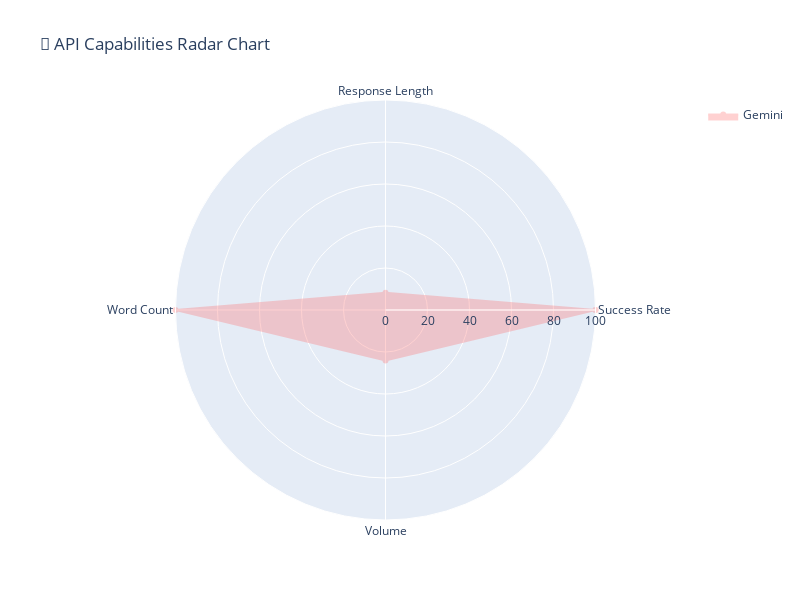

Notebook code for this chart:
### Code cell
# Creative Visualization 3: Radar Chart for API Capabilities
print("🎨 Creating Radar Chart for API Capabilities...")

if api_metrics:
    # Prepare data for radar chart
    radar_data = {}
    for api, metrics in api_metrics.items():
        radar_data[api.title()] = [
            metrics['success_rate'],
            min(metrics['avg_response_length'] / 100, 100),  # Normalize length
            min(metrics['avg_response_words'] * 2, 100),     # Normalize words
            min(metrics['total_responses'] * 2, 100)         # Normalize total
        ]
    
    # Define categories
    categories = ['Success Rate', 'Response Length', 'Word Count', 'Volume']
    
    # Create radar chart
    fig = go.Figure()
    
    colors = ['#FF6B6B', '#4ECDC4', '#45B7D1', '#96CEB4', '#FECA57']
    
    for i, (api, values) in enumerate(radar_data.items()):
        fig.add_trace(go.Scatterpolar(
            r=values + [values[0]],  # Close the radar chart
            theta=categories + [categories[0]],
            fill='toself',
            name=api,
            line_color=colors[i % len(colors)],
            fillcolor=colors[i % len(colors)],
            opacity=0.3
        ))
    
    fig.update_layout(
        polar=dict(
            radialaxis=dict(
                visible=True,
                range=[0, 100]
            )),
        showlegend=True,
        title="🎯 API Capabilities Radar Chart",
        font_size=12,
        width=800,
        height=600
    )
    
    fig.show()
    print("✅ Radar chart created!")
else:
    print("⚠️  No API data available for radar chart")

### Figure 1 — Plotly figure (JSON) as saved in the notebook; plotly's stock layout.template omitted (floating-point values rounded to 4 significant figures)
{"data": [{"fill": "toself", "fillcolor": "#FF6B6B", "line": {"color": "#FF6B6B"}, "name": "Gemini", "opacity": 0.3, "r": [100, 8.202, 100, 24, 100], "theta": ["Success Rate", "Response Length", "Word Count", "Volume", "Success Rate"], "type": "scatterpolar"}], "layout": {"font": {"size": 12}, "height": 600, "polar": {"radialaxis": {"range": [0, 100], "visible": true}}, "showlegend": true, "title": {"text": "🎯 API Capabilities Radar Chart"}, "width": 800}}
